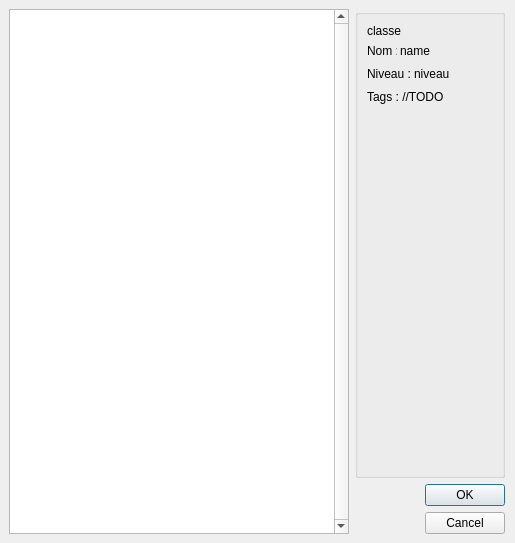
<?xml version="1.0" encoding="UTF-8"?>
<ui version="4.0">
 <class>c_load_builder_dialog</class>
 <widget class="QDialog" name="c_load_builder_dialog">
  <property name="geometry">
   <rect>
    <x>0</x>
    <y>0</y>
    <width>515</width>
    <height>543</height>
   </rect>
  </property>
  <property name="windowTitle">
   <string>Dialog</string>
  </property>
  <layout class="QVBoxLayout" name="verticalLayout_2">
   <property name="leftMargin">
    <number>0</number>
   </property>
   <property name="topMargin">
    <number>0</number>
   </property>
   <property name="rightMargin">
    <number>0</number>
   </property>
   <property name="bottomMargin">
    <number>0</number>
   </property>
   <item>
    <widget class="QWidget" name="widget" native="true">
     <layout class="QHBoxLayout" name="horizontalLayout_2">
      <item>
       <widget class="QTableView" name="tableView">
        <property name="minimumSize">
         <size>
          <width>340</width>
          <height>0</height>
         </size>
        </property>
        <property name="maximumSize">
         <size>
          <width>340</width>
          <height>16777215</height>
         </size>
        </property>
        <property name="verticalScrollBarPolicy">
         <enum>Qt::ScrollBarAlwaysOn</enum>
        </property>
        <property name="horizontalScrollBarPolicy">
         <enum>Qt::ScrollBarAlwaysOff</enum>
        </property>
       </widget>
      </item>
      <item>
       <widget class="QWidget" name="verticalWidget" native="true">
        <property name="maximumSize">
         <size>
          <width>150</width>
          <height>16777215</height>
         </size>
        </property>
        <layout class="QVBoxLayout" name="verticalLayout">
         <property name="leftMargin">
          <number>0</number>
         </property>
         <property name="topMargin">
          <number>0</number>
         </property>
         <property name="rightMargin">
          <number>0</number>
         </property>
         <property name="bottomMargin">
          <number>0</number>
         </property>
         <item>
          <widget class="QGroupBox" name="groupBox">
           <property name="title">
            <string/>
           </property>
           <layout class="QVBoxLayout" name="verticalLayout_3">
            <item>
             <widget class="QLabel" name="classe">
              <property name="text">
               <string>classe</string>
              </property>
             </widget>
            </item>
            <item>
             <layout class="QHBoxLayout" name="horizontalLayout_3">
              <property name="spacing">
               <number>3</number>
              </property>
              <item>
               <widget class="QLabel" name="label_5">
                <property name="maximumSize">
                 <size>
                  <width>30</width>
                  <height>16777215</height>
                 </size>
                </property>
                <property name="text">
                 <string>Nom :</string>
                </property>
                <property name="alignment">
                 <set>Qt::AlignLeading|Qt::AlignLeft|Qt::AlignTop</set>
                </property>
               </widget>
              </item>
              <item>
               <widget class="QLabel" name="name">
                <property name="text">
                 <string>name</string>
                </property>
                <property name="wordWrap">
                 <bool>true</bool>
                </property>
               </widget>
              </item>
             </layout>
            </item>
            <item>
             <layout class="QHBoxLayout" name="horizontalLayout_4">
              <property name="spacing">
               <number>3</number>
              </property>
              <item>
               <widget class="QLabel" name="label_2">
                <property name="text">
                 <string>Niveau :</string>
                </property>
               </widget>
              </item>
              <item>
               <widget class="QLabel" name="niveau">
                <property name="text">
                 <string>niveau</string>
                </property>
               </widget>
              </item>
              <item>
               <spacer name="horizontalSpacer_3">
                <property name="orientation">
                 <enum>Qt::Horizontal</enum>
                </property>
                <property name="sizeHint" stdset="0">
                 <size>
                  <width>40</width>
                  <height>20</height>
                 </size>
                </property>
               </spacer>
              </item>
             </layout>
            </item>
            <item>
             <widget class="QLabel" name="label_4">
              <property name="text">
               <string>Tags : //TODO</string>
              </property>
             </widget>
            </item>
            <item>
             <spacer name="verticalSpacer">
              <property name="orientation">
               <enum>Qt::Vertical</enum>
              </property>
              <property name="sizeHint" stdset="0">
               <size>
                <width>20</width>
                <height>40</height>
               </size>
              </property>
             </spacer>
            </item>
           </layout>
          </widget>
         </item>
         <item>
          <widget class="QWidget" name="horizontalWidget" native="true">
           <property name="maximumSize">
            <size>
             <width>16777215</width>
             <height>50</height>
            </size>
           </property>
           <layout class="QHBoxLayout" name="horizontalLayout">
            <property name="leftMargin">
             <number>0</number>
            </property>
            <property name="topMargin">
             <number>0</number>
            </property>
            <property name="rightMargin">
             <number>0</number>
            </property>
            <property name="bottomMargin">
             <number>0</number>
            </property>
            <item>
             <spacer name="horizontalSpacer">
              <property name="orientation">
               <enum>Qt::Horizontal</enum>
              </property>
              <property name="sizeHint" stdset="0">
               <size>
                <width>40</width>
                <height>20</height>
               </size>
              </property>
             </spacer>
            </item>
            <item>
             <widget class="QDialogButtonBox" name="buttonBox">
              <property name="orientation">
               <enum>Qt::Vertical</enum>
              </property>
              <property name="standardButtons">
               <set>QDialogButtonBox::Cancel|QDialogButtonBox::Ok</set>
              </property>
             </widget>
            </item>
           </layout>
          </widget>
         </item>
        </layout>
       </widget>
      </item>
     </layout>
    </widget>
   </item>
  </layout>
 </widget>
 <resources/>
 <connections>
  <connection>
   <sender>buttonBox</sender>
   <signal>accepted()</signal>
   <receiver>c_load_builder_dialog</receiver>
   <slot>accept()</slot>
   <hints>
    <hint type="sourcelabel">
     <x>248</x>
     <y>254</y>
    </hint>
    <hint type="destinationlabel">
     <x>157</x>
     <y>274</y>
    </hint>
   </hints>
  </connection>
  <connection>
   <sender>buttonBox</sender>
   <signal>rejected()</signal>
   <receiver>c_load_builder_dialog</receiver>
   <slot>reject()</slot>
   <hints>
    <hint type="sourcelabel">
     <x>316</x>
     <y>260</y>
    </hint>
    <hint type="destinationlabel">
     <x>286</x>
     <y>274</y>
    </hint>
   </hints>
  </connection>
 </connections>
</ui>
